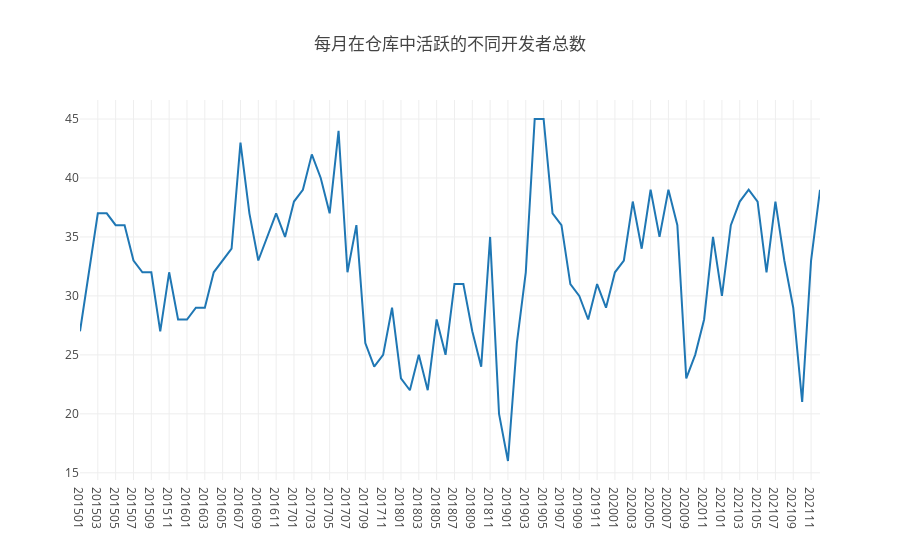

Here is the notebook cell this chart was saved with:
### Code cell
//4-曲线图
query(   
        `select count(distinct actor_id) AS actor_id_count,toYYYYMM(created_at) AS month
                from github_log.events
                where repo_id=22542759
                and month < 202201
                group by month
                order by month`
        
).then(data=>{    
    var activeCount=[],yMonth=[];
    data.forEach(item=>{yMonth.push(item.month);activeCount.push(item.actor_id_count);})    
    openDigger.render.plotly([{x: yMonth, y: activeCount, mode: 'scatter', name: '用户数量'}],
                             {title: '每月在仓库中活跃的不同开发者总数',xaxis: {type: 'category'}});
})

### Figure 1 — Plotly figure (JSON) as saved in the notebook; plotly's stock layout.template omitted (floating-point values rounded to 4 significant figures)
{"data": [{"mode": "scatter", "name": "用户数量", "x": [201501, 201502, 201503, 201504, 201505, 201506, 201507, 201508, 201509, 201510, 201511, 201512, 201601, 201602, 201603, 201604, 201605, 201606, 201607, 201608, 201609, 201610, 201611, 201612, 201701, 201702, 201703, 201704, 201705, 201706, 201707, 201708, 201709, 201710, 201711, 201712, 201801, 201802, 201803, 201804, 201805, 201806, 201807, 201808, 201809, 201810, 201811, 201812, 201901, 201902, 201903, 201904, 201905, 201906, 201907, 201908, 201909, 201910, 201911, 201912, 202001, 202002, 202003, 202004, 202005, 202006, 202007, 202008, 202009, 202010, 202011, 202012, 202101, 202102, 202103, 202104, 202105, 202106, 202107, 202108, 202109, 202110, 202111, 202112], "y": ["27", "32", "37", "37", "36", "36", "33", "32", "32", "27", "32", "28", "28", "29", "29", "32", "33", "34", "43", "37", "33", "35", "37", "35", "38", "39", "42", "40", "37", "44", "32", "36", "26", "24", "25", "29", "23", "22", "25", "22", "28", "25", "31", "31", "27", "24", "35", "20", "16", "26", "32", "45", "45", "37", "36", "31", "30", "28", "31", "29", "32", "33", "38", "34", "39", "35", "39", "36", "23", "25", "28", "35", "30", "36", "38", "39", "38", "32", "38", "33", "29", "21", "33", "39"]}], "layout": {"autosize": true, "title": {"text": "每月在仓库中活跃的不同开发者总数"}, "xaxis": {"autorange": true, "range": [0, 83], "type": "category"}, "yaxis": {"autorange": true, "range": [14.39, 46.61], "type": "linear"}}}
